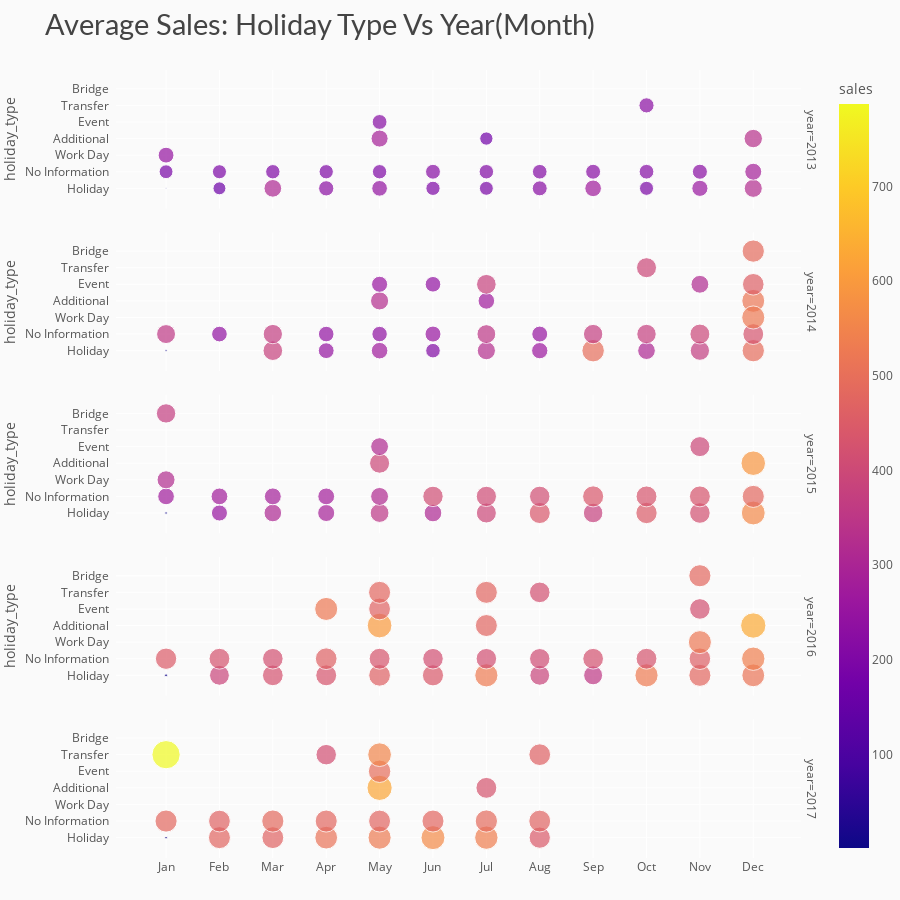

Here is the notebook cell this chart was saved with:
### Markdown cell above
The chart indicates that the highest sales were recorded during transfer holidays, particularly in November (pre-Christmas), December (Christmas holiday), and January (New Year holiday). Additionally, there is a significant shopping trend in May.

### Code cell
# data
year_month_holiday = df_train.groupby(['year','month','holiday_type'])['sales'].mean().reset_index()
year_month_holiday['sales'] = round(year_month_holiday['sales'], 2)

# visualization
fig = px.scatter(year_month_holiday, x='month', y='holiday_type', color='sales', size='sales',
                    facet_row='year', title = 'Average Sales: Holiday Type Vs Year(Month)')

# styling
fig.update_yaxes(ticksuffix='  ')
fig.update_xaxes(tickmode = 'array', tickvals=[i for i in range(1,13)], 
                 ticktext=['Jan','Feb','Mar','Apr','May','Jun','Jul','Aug','Sep','Oct','Nov','Dec'])
fig.update_layout(height=900, xaxis_title='', yaxis_title='',
                  margin=dict(t=70, b=0),
                  plot_bgcolor='#fafafa', paper_bgcolor='#fafafa',
                  title_font=dict(size=29, color='#444', family="Lato, sans-serif"),
                  font=dict(color='#555'), 
                  hoverlabel=dict(bgcolor="#f2f2f2", font_size=13, font_family="Lato, sans-serif"))
fig.show()

### Figure 1 — Plotly figure (JSON) as saved in the notebook; plotly's stock layout.template omitted (floating-point values rounded to 4 significant figures)
{"data": [{"hovertemplate": "year=2013<br>month=%{x}<br>holiday_type=%{y}<br>sales=%{marker.color}<extra></extra>", "legendgroup": "", "marker": {"color": [1.41, 189.3, 247.1, 164.8, 195.8, 307.4, 203.5, 228.5, 201.1, 287.4, 217.7, 242.1, 203.5, 199.3, 218.0, 173.5, 191.3, 207.0, 220.7, 211.3, 272.1, 218.8, 195.3, 214.0, 226.1, 257.4, 223.1, 333.5, 321.3, 283.8], "coloraxis": "coloraxis", "size": [1.41, 189.3, 247.1, 164.8, 195.8, 307.4, 203.5, 228.5, 201.1, 287.4, 217.7, 242.1, 203.5, 199.3, 218.0, 173.5, 191.3, 207.0, 220.7, 211.3, 272.1, 218.8, 195.3, 214.0, 226.1, 257.4, 223.1, 333.5, 321.3, 283.8], "sizemode": "area", "sizeref": 1.967, "symbol": "circle"}, "mode": "markers", "name": "", "orientation": "h", "showlegend": false, "type": "scatter", "x": [1, 1, 1, 2, 2, 3, 3, 4, 4, 5, 5, 5, 5, 6, 6, 7, 7, 7, 8, 8, 9, 9, 10, 10, 10, 11, 11, 12, 12, 12], "xaxis": "x5", "y": ["Holiday", "No Information", "Work Day", "Holiday", "No Information", "Holiday", "No Information", "Holiday", "No Information", "Additional", "Event", "Holiday", "No Information", "Holiday", "No Information", "Additional", "Holiday", "No Information", "Holiday", "No Information", "Holiday", "No Information", "Holiday", "No Information", "Transfer", "Holiday", "No Information", "Additional", "Holiday", "No Information"], "yaxis": "y5"}, {"hovertemplate": "year=2014<br>month=%{x}<br>holiday_type=%{y}<br>sales=%{marker.color}<extra></extra>", "legendgroup": "", "marker": {"color": [4.83, 353.6, 241.3, 379.8, 367.5, 245.7, 239.6, 323.8, 255.1, 270.3, 235.3, 240.7, 207.8, 252.6, 271.9, 381.2, 325.7, 349.2, 260.7, 250.0, 497.5, 370.3, 307.8, 372.7, 394.2, 314.0, 366.2, 392.9, 516.9, 489.4, 458.7, 491.6, 428.9, 525], "coloraxis": "coloraxis", "size": [4.83, 353.6, 241.3, 379.8, 367.5, 245.7, 239.6, 323.8, 255.1, 270.3, 235.3, 240.7, 207.8, 252.6, 271.9, 381.2, 325.7, 349.2, 260.7, 250.0, 497.5, 370.3, 307.8, 372.7, 394.2, 314.0, 366.2, 392.9, 516.9, 489.4, 458.7, 491.6, 428.9, 525], "sizemode": "area", "sizeref": 1.967, "symbol": "circle"}, "mode": "markers", "name": "", "orientation": "h", "showlegend": false, "type": "scatter", "x": [1, 1, 2, 3, 3, 4, 4, 5, 5, 5, 5, 6, 6, 6, 7, 7, 7, 7, 8, 8, 9, 9, 10, 10, 10, 11, 11, 11, 12, 12, 12, 12, 12, 12], "xaxis": "x4", "y": ["Holiday", "No Information", "No Information", "Holiday", "No Information", "Holiday", "No Information", "Additional", "Event", "Holiday", "No Information", "Event", "Holiday", "No Information", "Additional", "Event", "Holiday", "No Information", "Holiday", "No Information", "Holiday", "No Information", "Holiday", "No Information", "Transfer", "Event", "Holiday", "No Information", "Additional", "Bridge", "Event", "Holiday", "No Information", "Work Day"], "yaxis": "y4"}, {"hovertemplate": "year=2015<br>month=%{x}<br>holiday_type=%{y}<br>sales=%{marker.color}<extra></extra>", "legendgroup": "", "marker": {"color": [369.1, 7.17, 273.7, 319.8, 253.6, 277.1, 306.4, 281.6, 287.0, 278.3, 396.6, 313.2, 348.8, 315.1, 308.1, 410.0, 395.0, 404.5, 438.8, 412.3, 376.7, 436.7, 447.4, 431.2, 394.8, 418.2, 432.4, 591, 560.7, 481.4], "coloraxis": "coloraxis", "size": [369.1, 7.17, 273.7, 319.8, 253.6, 277.1, 306.4, 281.6, 287.0, 278.3, 396.6, 313.2, 348.8, 315.1, 308.1, 410.0, 395.0, 404.5, 438.8, 412.3, 376.7, 436.7, 447.4, 431.2, 394.8, 418.2, 432.4, 591, 560.7, 481.4], "sizemode": "area", "sizeref": 1.967, "symbol": "circle"}, "mode": "markers", "name": "", "orientation": "h", "showlegend": false, "type": "scatter", "x": [1, 1, 1, 1, 2, 2, 3, 3, 4, 4, 5, 5, 5, 5, 6, 6, 7, 7, 8, 8, 9, 9, 10, 10, 11, 11, 11, 12, 12, 12], "xaxis": "x3", "y": ["Bridge", "Holiday", "No Information", "Work Day", "Holiday", "No Information", "Holiday", "No Information", "Holiday", "No Information", "Additional", "Event", "Holiday", "No Information", "Holiday", "No Information", "Holiday", "No Information", "Holiday", "No Information", "Holiday", "No Information", "Holiday", "No Information", "Event", "Holiday", "No Information", "Additional", "Holiday", "No Information"], "yaxis": "y3"}, {"hovertemplate": "year=2016<br>month=%{x}<br>holiday_type=%{y}<br>sales=%{marker.color}<extra></extra>", "legendgroup": "", "marker": {"color": [9.22, 448.2, 388.2, 427.4, 424.2, 418.4, 523.3, 431.0, 463.1, 601.1, 467.8, 463.9, 430.4, 478.5, 440.6, 416.6, 475.8, 529.3, 415.0, 475.8, 386.8, 409.0, 418.4, 354.5, 421.6, 529.1, 428.5, 481.7, 418.2, 479.7, 457.6, 521.8, 632.1, 513, 538.4], "coloraxis": "coloraxis", "size": [9.22, 448.2, 388.2, 427.4, 424.2, 418.4, 523.3, 431.0, 463.1, 601.1, 467.8, 463.9, 430.4, 478.5, 440.6, 416.6, 475.8, 529.3, 415.0, 475.8, 386.8, 409.0, 418.4, 354.5, 421.6, 529.1, 428.5, 481.7, 418.2, 479.7, 457.6, 521.8, 632.1, 513, 538.4], "sizemode": "area", "sizeref": 1.967, "symbol": "circle"}, "mode": "markers", "name": "", "orientation": "h", "showlegend": false, "type": "scatter", "x": [1, 1, 2, 2, 3, 3, 4, 4, 4, 5, 5, 5, 5, 5, 6, 6, 7, 7, 7, 7, 8, 8, 8, 9, 9, 10, 10, 11, 11, 11, 11, 11, 12, 12, 12], "xaxis": "x2", "y": ["Holiday", "No Information", "Holiday", "No Information", "Holiday", "No Information", "Event", "Holiday", "No Information", "Additional", "Event", "Holiday", "No Information", "Transfer", "Holiday", "No Information", "Additional", "Holiday", "No Information", "Transfer", "Holiday", "No Information", "Transfer", "Holiday", "No Information", "Holiday", "No Information", "Bridge", "Event", "Holiday", "No Information", "Work Day", "Additional", "Holiday", "No Information"], "yaxis": "y2"}, {"hovertemplate": "year=2017<br>month=%{x}<br>holiday_type=%{y}<br>sales=%{marker.color}<extra></extra>", "legendgroup": "", "marker": {"color": [6.78, 482.1, 786.9, 475.4, 465.2, 469.3, 483.9, 508.7, 479.6, 413.6, 626.8, 496.2, 527.1, 473.8, 552.5, 566.6, 477.6, 429.3, 537.7, 489.1, 445.1, 470.7, 463.7], "coloraxis": "coloraxis", "size": [6.78, 482.1, 786.9, 475.4, 465.2, 469.3, 483.9, 508.7, 479.6, 413.6, 626.8, 496.2, 527.1, 473.8, 552.5, 566.6, 477.6, 429.3, 537.7, 489.1, 445.1, 470.7, 463.7], "sizemode": "area", "sizeref": 1.967, "symbol": "circle"}, "mode": "markers", "name": "", "orientation": "h", "showlegend": false, "type": "scatter", "x": [1, 1, 1, 2, 2, 3, 3, 4, 4, 4, 5, 5, 5, 5, 5, 6, 6, 7, 7, 7, 8, 8, 8], "xaxis": "x", "y": ["Holiday", "No Information", "Transfer", "Holiday", "No Information", "Holiday", "No Information", "Holiday", "No Information", "Transfer", "Additional", "Event", "Holiday", "No Information", "Transfer", "Holiday", "No Information", "Additional", "Holiday", "No Information", "Holiday", "No Information", "Transfer"], "yaxis": "y"}], "layout": {"annotations": [{"font": {}, "showarrow": false, "text": "year=2017", "textangle": 90, "x": 0.98, "xanchor": "left", "xref": "paper", "y": 0.088, "yanchor": "middle", "yref": "paper"}, {"font": {}, "showarrow": false, "text": "year=2016", "textangle": 90, "x": 0.98, "xanchor": "left", "xref": "paper", "y": 0.294, "yanchor": "middle", "yref": "paper"}, {"font": {}, "showarrow": false, "text": "year=2015", "textangle": 90, "x": 0.98, "xanchor": "left", "xref": "paper", "y": 0.5, "yanchor": "middle", "yref": "paper"}, {"font": {}, "showarrow": false, "text": "year=2014", "textangle": 90, "x": 0.98, "xanchor": "left", "xref": "paper", "y": 0.706, "yanchor": "middle", "yref": "paper"}, {"font": {}, "showarrow": false, "text": "year=2013", "textangle": 90, "x": 0.98, "xanchor": "left", "xref": "paper", "y": 0.912, "yanchor": "middle", "yref": "paper"}], "coloraxis": {"colorbar": {"title": {"text": "sales"}}, "colorscale": [[0, "#0d0887"], [0.1111, "#46039f"], [0.2222, "#7201a8"], [0.3333, "#9c179e"], [0.4444, "#bd3786"], [0.5556, "#d8576b"], [0.6667, "#ed7953"], [0.7778, "#fb9f3a"], [0.8889, "#fdca26"], [1, "#f0f921"]]}, "font": {"color": "#555"}, "height": 900, "hoverlabel": {"bgcolor": "#f2f2f2", "font": {"family": "Lato, sans-serif", "size": 13}}, "legend": {"itemsizing": "constant", "tracegroupgap": 0}, "margin": {"b": 0, "t": 70}, "paper_bgcolor": "#fafafa", "plot_bgcolor": "#fafafa", "title": {"font": {"color": "#444", "family": "Lato, sans-serif", "size": 29}, "text": "Average Sales: Holiday Type Vs Year(Month)"}, "xaxis": {"anchor": "y", "domain": [0, 0.98], "tickmode": "array", "ticktext": ["Jan", "Feb", "Mar", "Apr", "May", "Jun", "Jul", "Aug", "Sep", "Oct", "Nov", "Dec"], "tickvals": [1, 2, 3, 4, 5, 6, 7, 8, 9, 10, 11, 12], "title": {"text": ""}}, "xaxis2": {"anchor": "y2", "domain": [0, 0.98], "matches": "x", "showticklabels": false, "tickmode": "array", "ticktext": ["Jan", "Feb", "Mar", "Apr", "May", "Jun", "Jul", "Aug", "Sep", "Oct", "Nov", "Dec"], "tickvals": [1, 2, 3, 4, 5, 6, 7, 8, 9, 10, 11, 12]}, "xaxis3": {"anchor": "y3", "domain": [0, 0.98], "matches": "x", "showticklabels": false, "tickmode": "array", "ticktext": ["Jan", "Feb", "Mar", "Apr", "May", "Jun", "Jul", "Aug", "Sep", "Oct", "Nov", "Dec"], "tickvals": [1, 2, 3, 4, 5, 6, 7, 8, 9, 10, 11, 12]}, "xaxis4": {"anchor": "y4", "domain": [0, 0.98], "matches": "x", "showticklabels": false, "tickmode": "array", "ticktext": ["Jan", "Feb", "Mar", "Apr", "May", "Jun", "Jul", "Aug", "Sep", "Oct", "Nov", "Dec"], "tickvals": [1, 2, 3, 4, 5, 6, 7, 8, 9, 10, 11, 12]}, "xaxis5": {"anchor": "y5", "domain": [0, 0.98], "matches": "x", "showticklabels": false, "tickmode": "array", "ticktext": ["Jan", "Feb", "Mar", "Apr", "May", "Jun", "Jul", "Aug", "Sep", "Oct", "Nov", "Dec"], "tickvals": [1, 2, 3, 4, 5, 6, 7, 8, 9, 10, 11, 12]}, "yaxis": {"anchor": "x", "domain": [0, 0.176], "ticksuffix": "  ", "title": {"text": ""}}, "yaxis2": {"anchor": "x2", "domain": [0.206, 0.382], "matches": "y", "ticksuffix": "  ", "title": {"text": "holiday_type"}}, "yaxis3": {"anchor": "x3", "domain": [0.412, 0.588], "matches": "y", "ticksuffix": "  ", "title": {"text": "holiday_type"}}, "yaxis4": {"anchor": "x4", "domain": [0.618, 0.794], "matches": "y", "ticksuffix": "  ", "title": {"text": "holiday_type"}}, "yaxis5": {"anchor": "x5", "domain": [0.824, 1], "matches": "y", "ticksuffix": "  ", "title": {"text": "holiday_type"}}}}
